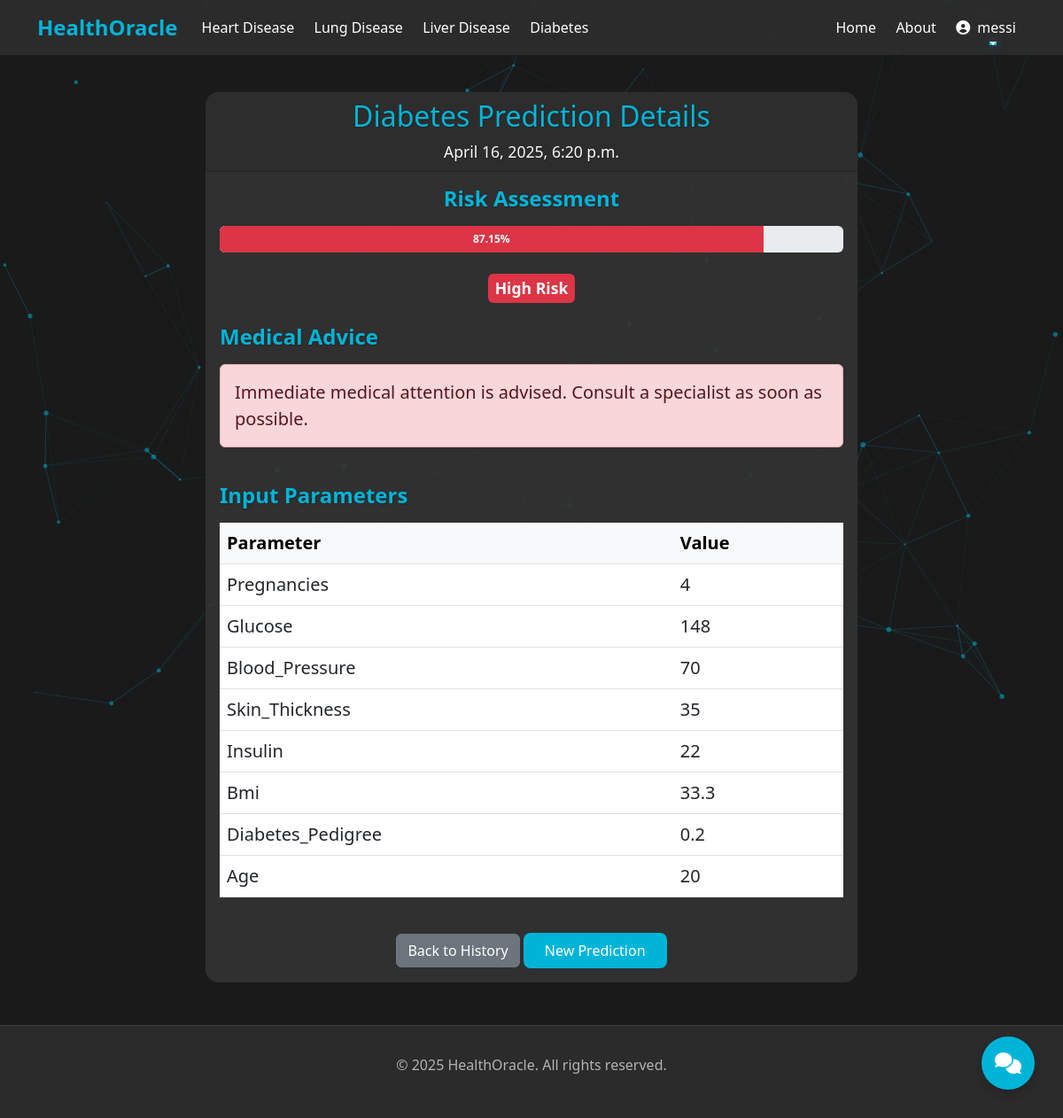
/prediction/59/ (signed in), run on the app's committed database.
### HealthOracle/models.py (models this page shows, shortened)
class PredictionHistory(models.Model):
    TEST_TYPES = (
        ('heart', 'Heart Disease'),
        ('lung', 'Lung Disease'),
        ('liver', 'Liver Disease'),
        ('diabetes', 'Diabetes'),
    )
    user = models.ForeignKey(User, on_delete=models.CASCADE)
    test_type = models.CharField(max_length=20, choices=TEST_TYPES)
    risk_percentage = models.FloatField()
    category = models.CharField(max_length=20)
    advice = models.TextField()
    input_data = models.JSONField()
    date_created = models.DateTimeField(auto_now_add=True)
    class Meta:
        ordering = ['-date_created']

### HealthOracle/views.py (the view)
# urls.py: path('prediction/<int:prediction_id>/', views.prediction_detail, name='prediction_detail'),
@login_required
def prediction_detail(request, prediction_id):
    prediction = get_object_or_404(PredictionHistory, id=prediction_id, user=request.user)
    return render(request, 'prediction_detail.html', {'prediction': prediction})

### templates/prediction_detail.html (shortened to what this page needs)
{% extends 'base.html' %}
{% block content %}
<div class="container mt-5">
    <div class="row justify-content-center">
        <div class="col-md-8">
            <div class="card">
                <div class="card-header text-center" style="background-color: rgba(45, 45, 45, 0.8);">
                    <h2 style="color: var(--accent-color); text-shadow: 1px 1px 2px rgba(0,0,0,0.2);">{{ prediction.get_test_type_display }} Prediction Details</h2>
                    <p class="text-light mb-0" style="font-size: 1.1rem; text-shadow: 1px 1px 2px rgba(0,0,0,0.2);">{{ prediction.date_created|date:"F d, Y, g:i a" }}</p>
                </div>
                <div class="card-body">
                    <div class="row mb-4">
                        <div class="col-md-12 text-center">
                            <h4 class="fw-bold mb-3" style="color: var(--accent-color); text-shadow: 1px 1px 2px rgba(0,0,0,0.2);">Risk Assessment</h4>
                            <div class="mt-3 mb-4">
                                <div class="progress" style="height: 30px;">
                                    <div class="progress-bar {% if prediction.risk_percentage > 60 %}bg-danger{% elif prediction.risk_percentage >= 30 %}bg-warning{% else %}bg-success{% endif %}"
                                        role="progressbar"
                                        style="width: {{ prediction.risk_percentage }}%"
                                        aria-valuenow="{{ prediction.risk_percentage }}"
                                        aria-valuemin="0"
                                        aria-valuemax="100">
                                        <span class="fw-bold">{{ prediction.risk_percentage }}%</span>
                                    </div>
                                </div>
                            </div>
                            <div class="mt-2">
                                <span class="badge {% if prediction.category == 'High Risk' %}bg-danger{% elif prediction.category == 'Moderate Risk' %}bg-warning{% else %}bg-success{% endif %} p-2" style="font-size: 1.1rem; font-weight: 600;">
                                    {{ prediction.category }}
                                </span>
                            </div>
                        </div>
                    </div>
                    <div class="row mb-4">
                        <div class="col-md-12">
                            <h4 class="fw-bold mb-3" style="color: var(--accent-color); text-shadow: 1px 1px 2px rgba(0,0,0,0.2);">Medical Advice</h4>
                            <div class="alert {% if prediction.category == 'High Risk' %}alert-danger{% elif prediction.category == 'Moderate Risk' %}alert-warning{% else %}alert-success{% endif %} fs-5 fw-medium">
                                {{ prediction.advice }}
                            </div>
                        </div>
                    </div>
                    <div class="row">
                        <div class="col-md-12">
                            <h4 class="fw-bold mb-3" style="color: var(--accent-color); text-shadow: 1px 1px 2px rgba(0,0,0,0.2);">Input Parameters</h4>
                            <div class="table-responsive">
                                <table class="table table-hover">
                                    <thead class="table-light">
                                        <tr>
                                            <th class="fw-bold fs-5">Parameter</th>
                                            <th class="fw-bold fs-5">Value</th>
                                        </tr>
                                    </thead>
                                    <tbody>
                                        {% for key, value in prediction.input_data.items %}
                                        <tr>
                                            <td class="fs-5">{{ key|title }}</td>
                                            <td class="fs-5 fw-medium">{{ value }}</td>
                                        </tr>
                                        {% endfor %}
                                    </tbody>
                                </table>
                            </div>
                        </div>
                    </div>
                    <div class="text-center mt-4">
                        <a href="{% url 'history' %}" class="btn btn-secondary">Back to History</a>
                        <a href="{% url prediction.test_type %}" class="btn btn-primary">New Prediction</a>
                    </div>
                </div>
            </div>
        </div>
    </div>
</div>
{% endblock %}

### templates/base.html (shortened to what this page needs)
<!DOCTYPE html>
<html lang="en">
<head>
    <link href="https://cdn.jsdelivr.net/npm/bootstrap@5.3.0/dist/css/bootstrap.min.css" rel="stylesheet">
    <link rel="stylesheet" href="https://cdnjs.cloudflare.com/ajax/libs/animate.css/4.1.1/animate.min.css">
    <link rel="stylesheet" href="https://cdnjs.cloudflare.com/ajax/libs/font-awesome/6.0.0/css/all.min.css">
</head>
<body>
    <div id="particles-js" style="position: fixed; width: 100%; height: 100vh; top: 0; left: 0; z-index: 0; pointer-events: none;"></div>
    <nav class="navbar navbar-expand-lg navbar-dark bg-dark fixed-top">
        <div class="container">
            <a class="navbar-brand" href="/">HealthOracle</a>
            <div class="collapse navbar-collapse" id="navbarNav">
                <ul class="navbar-nav me-auto">
                    <li class="nav-item">
                        <a class="nav-link" href="{% url 'heart' %}">Heart Disease</a>
                    </li>
                    <li class="nav-item">
                        <a class="nav-link" href="{% url 'lung' %}">Lung Disease</a>
                    </li>
                    <li class="nav-item">
                        <a class="nav-link" href="{% url 'liver' %}">Liver Disease</a>
                    </li>
                    <li class="nav-item">
                        <a class="nav-link" href="{% url 'diabetes' %}">Diabetes</a>
                    </li>
                </ul>
                <ul class="navbar-nav ms-auto">
                    <li class="nav-item">
                        <a class="nav-link" href="/">Home</a>
                    </li>
                    <li class="nav-item">
                        <a class="nav-link" href="/about">About</a>
                    </li>
                    {% if user.is_authenticated %}
                        <li class="nav-item dropdown">
                            <a class="nav-link dropdown-toggle" href="#" id="navbarDropdown" role="button" data-bs-toggle="dropdown" aria-expanded="false">
                                <i class="fas fa-user-circle me-1"></i> {{ user.username }}
                            </a>
                        </li>
                    {% endif %}
                </ul>
            </div>
        </div>
    </nav>
    <div style="padding-top: 56px;">{% block content %}{% endblock %}</div>
    <footer class="footer">
        <div class="container text-center">
            <p>&copy; 2025 HealthOracle. All rights reserved.</p>
        </div>
    </footer>
</body>
</html>

### templates/base.html (style rules this page uses)
:root { --primary-bg: #1a1a1a; --secondary-bg: #2d2d2d; --text-primary: #ffffff; --text-secondary: #b3b3b3; --accent-color: #00b4d8; --card-bg: #333333; --hover-color: #404040; }
body { background-color: var(--primary-bg); color: var(--text-primary); font-family: 'Segoe UI', system-ui, -apple-system, sans-serif; overflow-x: hidden; }
.card { background-color: var(--card-bg); border: none; transition: transform 0.3s ease, box-shadow 0.3s ease, border 0.3s ease; position: relative; overflow: hidden; }
.btn-primary { background-color: var(--accent-color); border: none; transition: all 0.3s ease; }
.navbar { background-color: rgba(45, 45, 45, 0.95) !important; }
.navbar-brand { font-size: 1.5rem; font-weight: bold; color: var(--accent-color) !important; transition: all 0.3s ease; }
.nav-link { color: var(--text-primary) !important; transition: all 0.3s ease; position: relative; padding: 0.5rem 1rem; margin: 0 0.2rem; }
.nav-link:after { content: ''; position: absolute; width: 0; height: 2px; bottom: 0; left: 0; background-color: var(--accent-color); transition: width 0.3s ease; box-shadow: 0 0 10px rgba(0, 180, 216, 0.5); }
.card { background-color: rgba(51, 51, 51, 0.9); border: none; border-radius: 15px; }
.btn-primary { background-color: var(--accent-color); border: none; padding: 0.5rem 1.5rem; border-radius: 8px; transition: all 0.3s ease; position: relative; overflow: hidden; z-index: 1; }
.btn-primary:before { content: ''; position: absolute; top: 0; left: -100%; width: 100%; height: 100%; background: linear-gradient(90deg, transparent, rgba(255,255,255,0.2), transparent); transition: left 0.7s ease; z-index: -1; }
.btn-primary { background-color: var(--accent-color); border: none; transition: all 0.3s cubic-bezier(0.165, 0.84, 0.44, 1); }
.nav-link { transition: all 0.3s ease; position: relative; }
.nav-link::after { content: ''; position: absolute; width: 0; height: 2px; bottom: 0; left: 50%; background-color: var(--accent-color); transition: all 0.3s ease; }
.footer { background-color: rgba(45, 45, 45, 0.95); color: var(--text-secondary); padding: 2rem 0; margin-top: 3rem; border-top: 1px solid var(--hover-color); backdrop-filter: blur(10px); }

### data on the page
PredictionHistory: test_type "Diabetes", date_created "April 16, 2025, 6:20 p.m.", risk_percentage "87.15", category "High Risk", advice "Immediate medical attention is advised. Consult a specialist as soon as possible."

### other printed values
{{ user.username }} "messi"
{{ key|title }} "Pregnancies" "Glucose" "Blood_Pressure" "Skin_Thickness" "Insulin" "Bmi" "Diabetes_Pedigree" "Age"
{{ value }} "4" "148" "70" "35" "22" "33.3" "0.2" "20"
